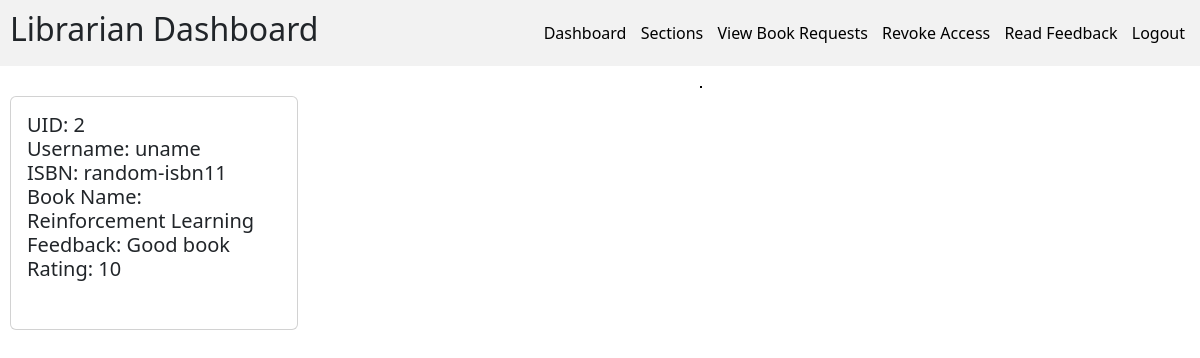
The page /readFeedback/ (signed in) on the database its author committed.
### models.py (models this page shows)
class BookFeedbackModel(db.Model):
    __tablename__ = "book_feedback"
    uid = Column(Integer, ForeignKey("user_login.id"), primary_key=True)
    book_id = Column(Integer, ForeignKey("book.id"), primary_key=True)
    feedback = Column(String(500), nullable=False)
    rating = Column(Integer, nullable=False)

class UserLoginModel(db.Model, UserMixin):
    __tablename__ = "user_login"
    id = Column(Integer, primary_key=True, autoincrement=True)
    username = Column(String(40), unique=True, nullable=False)
    password = Column(String(80), nullable=False)

class BookModel(db.Model):
    __tablename__ = "book"
    id = Column(Integer, primary_key=True, autoincrement=True)
    isbn = Column(String(13), nullable=False, unique=True)
    name = Column(String(100), nullable=False)
    page_count = Column(Integer, nullable=False)
    content = Column(String, nullable=False)
    publisher = Column(String(100), nullable=False)
    volume = Column(Integer, nullable = False)
    section_id = Column(Integer, ForeignKey("section.id"), nullable=False)
    search_word = Column(String(500), nullable=False)
    price = Column(Integer, nullable=False)

### app.py (the view, shortened to what this page needs)
@app.route("/readFeedback/", methods=["GET"])
@login_required
def readFeedback():
    id = request.args.get("id")
    user_info = UserInfoModel.query.filter_by(uid=current_user.id).first()
    if not user_info:
        flash("User info not found")
        return redirect("/")
    role = user_info.role
    if id:
        book = BookModel.query.filter_by(id=id).first()
        if not book:
            flash("Book does not exist")
            return redirect(f"/{user_info.role.lower()}Dashboard")
    if not id:
        book_feedbacks = (
            BookFeedbackModel.query.join(
                BookModel, onclause=BookModel.id == BookFeedbackModel.book_id
            )
            .join(UserLoginModel, onclause=UserLoginModel.id == BookFeedbackModel.uid)
            .with_entities(
                BookModel.id,
                BookModel.isbn,
                BookModel.name,
                BookFeedbackModel.uid,
                BookFeedbackModel.feedback,
                BookFeedbackModel.rating,
                UserLoginModel.username,
            )
            .all()
        )
        return render_template(
            "readFeedback.html", book_feedbacks=book_feedbacks, role=role
        )

### blueprints/api.py (called while the page is built)
@login_manager.user_loader
def load_user(id):
    return UserLoginModel.query.get(id)

### templates/readFeedback.html (shortened to what this page needs)
{% if role == "Librarian" %}
{% extends "librarianBase.html" %}
{% else %}
{% extends "generalBase.html" %}
{% endif %}
{% block content %}
<div>
    {% if not book_feedbacks %}
    <h3>No feedbacks exist</h3>
    {% else %}
    <div class="card" style="width: 18rem;">
        <div class="card-body">
            <h5>
                {% for feedback in book_feedbacks %}
                UID: {{feedback.uid}} <br>
                Username: {{feedback.username}} <br>
                ISBN: {{feedback.isbn}} <br>
                Book Name: {{feedback.name}} <br>
                Feedback: {{feedback.feedback}} <br>
                Rating: {{feedback.rating}} <br> <br>
                {% endfor %}
                {% endif %}
            </h5>
        </div>
    </div>
</div>
{% endblock %}

### static/generalStyle.css (style rules this page uses)
html, body { margin: 0px; font-family: Ubuntu, system-ui, -apple-system, BlinkMacSystemFont, "Segoe UI", Roboto, Oxygen, Cantarell, "Open Sans", "Helvetica Neue", sans-serif; }

### rows shown on the page
BookFeedbackModel: uid "2", username "uname", isbn "random-isbn11", name "Reinforcement Learning", feedback "Good book", rating "10"
